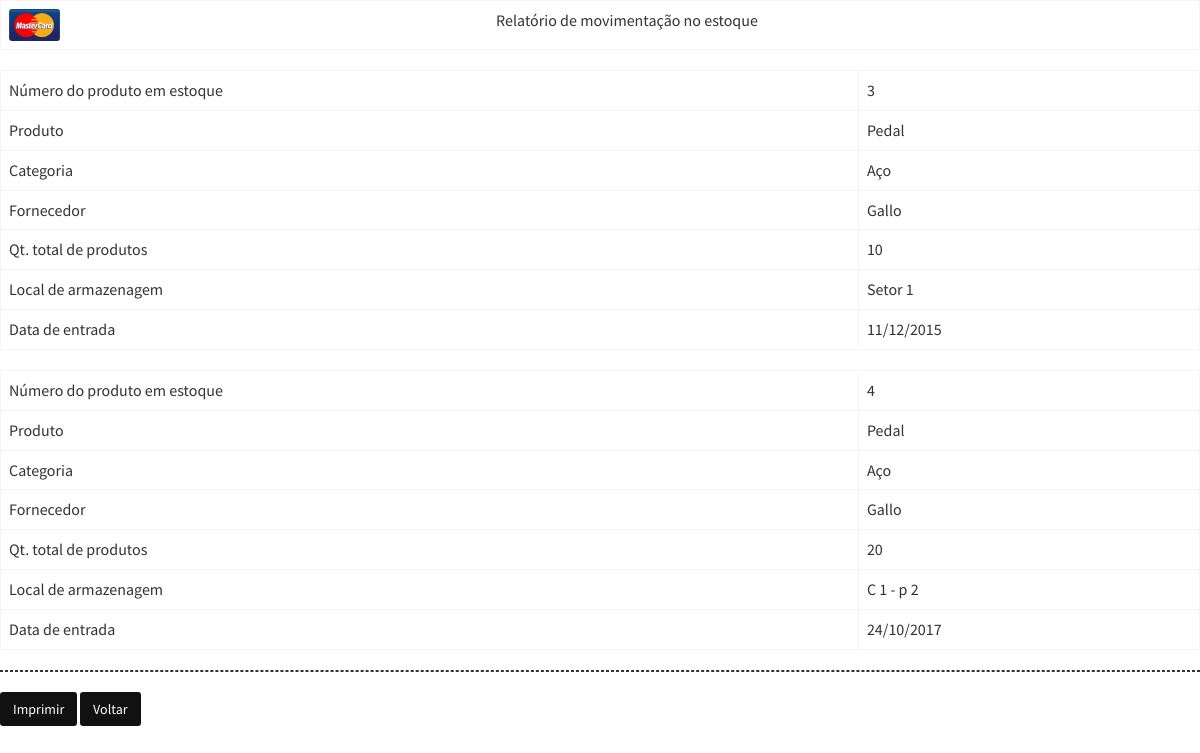
Page /relatorio.php (signed in) on the committed database.
### tables this page shows
CREATE TABLE IF NOT EXISTS `estoque_material` (
  `cd_prod_estoque` int(11) NOT NULL AUTO_INCREMENT,
  `qt_volume` int(20) NOT NULL,
  `qt_produto` decimal(40,0) NOT NULL,
  `ds_local` varchar(60) NOT NULL,
  `dt_entrada` varchar(10) NOT NULL,
  `cd_produto` int(11) NOT NULL,
  PRIMARY KEY (`cd_prod_estoque`),
  KEY `fk_estoque_material_produto` (`cd_produto`)
);

CREATE TABLE IF NOT EXISTS `tb_produto` (
  `cd_produto` int(11) NOT NULL,
  `cd_fornecedor` int(11) DEFAULT NULL,
  `nm_produto` varchar(60) NOT NULL,
  `cd_categoria` int(11) DEFAULT NULL,
  PRIMARY KEY (`cd_produto`),
  KEY `fk_produto_categoria` (`cd_categoria`),
  KEY `fk_produto_fornecedor` (`cd_fornecedor`)
);

CREATE TABLE IF NOT EXISTS `tb_categoria` (
  `cd_categoria` int(11) NOT NULL,
  `nm_categoria` varchar(60) NOT NULL,
  PRIMARY KEY (`cd_categoria`)
);

CREATE TABLE IF NOT EXISTS `tb_fornecedor` (
  `cd_fornecedor` int(11) NOT NULL,
  `nm_fornecedor` varchar(60) NOT NULL,
  `cd_cnpj` char(18) NOT NULL,
  `cd_telefone` varchar(14) NOT NULL,
  PRIMARY KEY (`cd_fornecedor`)
);

### system/database.php (called while the page is built, shortened)
<?php
	function DBRead($table, $params = null, $fields = '*'){
		$params = ($params) ? " {$params}" : null;
		$query 	= "SELECT {$fields} FROM {$table}{$params}";
		$result	= DBExecute($query);
		if(!mysqli_num_rows($result))
			return false;
		else {
			while ($res = mysqli_fetch_assoc($result)){
				$data[] = $res;
			}
			return $data;
		}
	}
	function DBExecute($query, $insertId = false){
		$link 	= DBConnect();
		$result = @mysqli_query($link, $query) or die(mysqli_error($link));
		return $result;
	}
	function DBConnect(){
		$link = @mysqli_connect(DB_HOSTNAME, DB_USERNAME, DB_PASSWORD, DB_DATABASE) or die(mysqli_connect_error());
		mysqli_set_charset($link, DB_CHARSET) or die(mysqli_error($link));
		return $link;
	}

### relatorio.php (the view, shortened to what this page needs)
<html>
    <head>
        <link href="bootstrap/css/bootstrap.min.css" rel="stylesheet" type="text/css">
        <link href="https://maxcdn.bootstrapcdn.com/font-awesome/4.3.0/css/font-awesome.min.css"
        rel="stylesheet" type="text/css">
        <link href="https://code.ionicframework.com/ionicons/2.0.1/css/ionicons.min.css"
        rel="stylesheet" type="text/css">
        <link href="dist/css/AdminLTE.min.css" rel="stylesheet" type="text/css">
        <link href="dist/css/skins/skin-red.min.css" rel="stylesheet" type="text/css">
    </head>
        <body>
            <?php
                require 'system/database.php';
                ?>
                <?php
                    if(!isset($_SESSION["usuario"]) || !isset($_SESSION["senha"]))
                    {
                        header("Location: index.php");
                        exit;
                    }
                    else
                    {
                ?>
                <?php
                $mostrar = DBRead("estoque_material
                                       inner join tb_produto
                                            on estoque_material.cd_produto = tb_produto.cd_produto
                                                        inner join tb_categoria
                                                            on tb_produto.cd_categoria = tb_categoria.cd_categoria
                                                                inner join tb_fornecedor
                                                                    on tb_produto.cd_fornecedor = tb_fornecedor.cd_fornecedor", "order by cd_prod_estoque");
                if($mostrar==null)
                {
                    echo "<script>
                                alert('Não há produtos em estoque!');
                                window.location='controle.php';
                            </script>";
                }
                elseif($mostrar!=null)
                {
                        echo '
                        <div style="page-break-inside: avoid">
                            <table class="table table-bordered">
                                <tr>
                                    <td colspan="3" align="center"><img src="dist/img/credit/mastercard.png" align="left"/>Relatório de movimentação no estoque</td>
                                </tr>';
                        foreach ($mostrar as $mostrando)
                        {
                                echo '
                            <div style="page-break-inside: avoid">
                                <table class="table table-bordered">
                                <tr>
                                    <td>Número do produto em estoque</td>
                                    <td>'.$mostrando['cd_prod_estoque']; echo '</td>
                                </tr>
                                <tr>
                                    <td>Produto</td>
                                    <td>'.$mostrando['nm_produto']; echo '</td>
                                </tr>
                                <tr>
                                    <td>Categoria</td>
                                    <td>'.$mostrando['nm_categoria']; echo '</td>
                                </tr>
                                <tr>
                                    <td>Fornecedor</td>
                                    <td>'.$mostrando['nm_fornecedor']; echo '</td>
                                </tr>
                                <tr>
                                    <td>Qt. total de produtos</td>
                                    <td>'.$mostrando['qt_produto']; echo '</td>
                                </tr>
                                <tr>
                                    <td>Local de armazenagem</td>
                                    <td>'.$mostrando['ds_local']; echo '</td>
                                </tr>
                                <tr>
                                    <td>Data de entrada</td>
                                    <td>'.$mostrando['dt_entrada']; echo '</td>
                                </tr>
                            </table>
                        </div>
                                ';
                        }
                        echo '
                                <hr size="1" style="border:1px dashed;">
                                <input type="button" class="btn bg-black" name="imprimir" value="Imprimir" onclick="window.print();">
                                <input type="submit" class="btn bg-black" value="Voltar" name="voltar" onclick="history.back();">
                              ';
                }
            ?>
        </body>
</html>
<?php
    }
?>

### rows in the picture
estoque_material: cd_prod_estoque "3", cd_produto.nm_produto "Pedal", tb_categoria.nm_categoria "Aço", tb_fornecedor.nm_fornecedor "Gallo", qt_produto "10", ds_local "Setor 1", dt_entrada "11/12/2015"
estoque_material: cd_prod_estoque "4", cd_produto.nm_produto "Pedal", tb_categoria.nm_categoria "Aço", tb_fornecedor.nm_fornecedor "Gallo", qt_produto "20", ds_local "C 1 - p 2", dt_entrada "24/10/2017"
